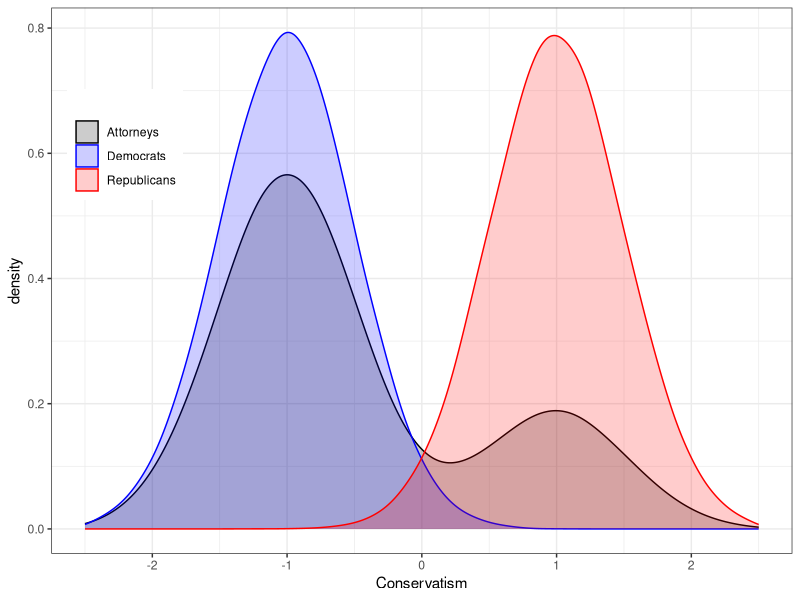
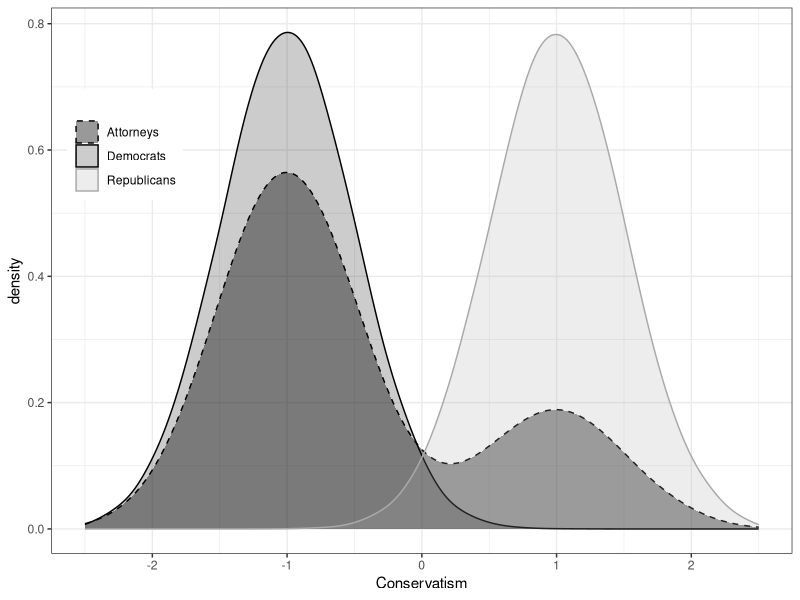
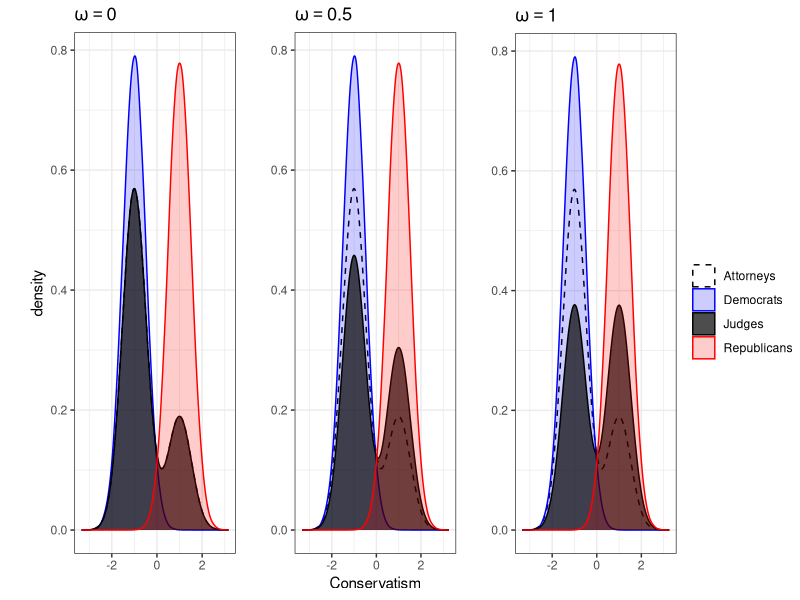
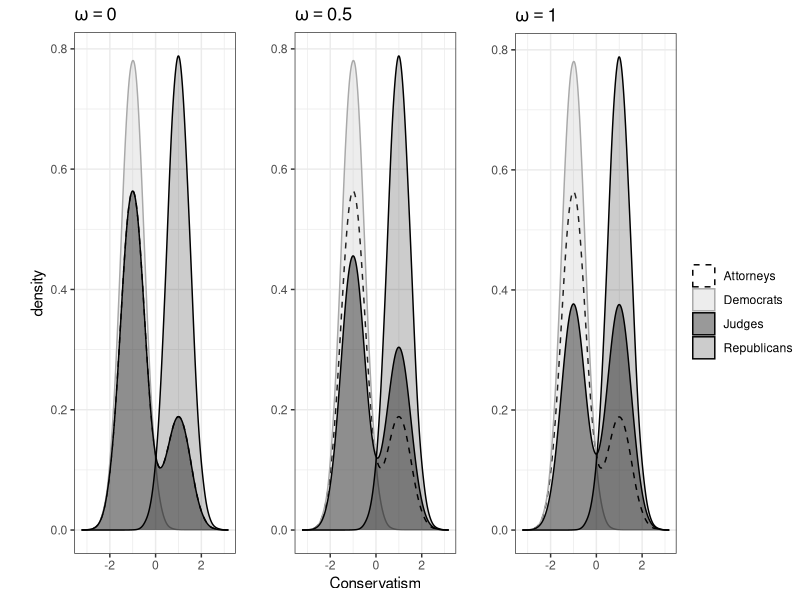

Source code (R) for these figures, in order:
library(ggplot2)
library(grid)
library(gridExtra)

###############################################################################
##FIGURE 1
###############################################################################
v.dem <- c(rnorm(100000,-1,.5))
v.rep <- c(rnorm(100000,1,.5))
v.atty <- c(rnorm(90000,-1,.5),rnorm(30000,1,.5))

gg <- data.frame(rbind(cbind(v.dem,'Democrats'),
                       cbind(v.rep,'Republicans'),
                       cbind(v.atty,'Attorneys')))
colnames(gg) <- c('x1','type')
gg$type <- factor(gg$type)
gg$x1 <- as.numeric(as.character(gg$x1))
p <- ggplot(data=gg) + geom_density(aes(x = x1, color=type,fill=type),adjust =2, alpha=.2) + xlim(-2.5,2.5)
p <- p + theme_bw()
p <- p + scale_color_manual('',values=c('Democrats' = 'blue',
                                   'Republicans' = 'red',
                                   'Attorneys' = 'black'))
p <- p + scale_fill_manual('',values=c('Democrats' = 'blue',
                                   'Republicans' = 'red',
                                   'Attorneys' = 'black'))
p <- p + xlab('Conservatism')
p <- p + theme(legend.position=c(.1,.75))

pdf(file='figures/figure_1_stylized_distribution.pdf',height=4, width =9)
print(p)
dev.off()



###############################################################################
##FIGURE 1 V2
###############################################################################
v.dem <- c(rnorm(100000,-1,.5))
v.rep <- c(rnorm(100000,1,.5))
v.atty <- c(rnorm(90000,-1,.5),rnorm(30000,1,.5))

gg <- data.frame(rbind(cbind(v.dem,'Democrats'),
                       cbind(v.rep,'Republicans'),
                       cbind(v.atty,'Attorneys')))
colnames(gg) <- c('x1','type')
gg$type <- factor(gg$type)
gg$x1 <- as.numeric(as.character(gg$x1))
p <- ggplot(data=gg) + geom_density(aes(x = x1, color=type,fill=type,linetype=type,alpha=type),adjust =2 ) + xlim(-2.5,2.5)
p <- p + theme_bw()

p <- p + scale_color_manual('',values=c('Republicans' = 'darkgrey','Democrats' = 'black','Attorneys'='black'))
p <- p + scale_fill_manual('',values=c('Republicans' = 'darkgrey','Democrats' = 'black','Attorneys'='black'))
p <- p + scale_linetype_manual('',values=c('Republicans' = 1,'Attorneys' = 2,'Democrats'=1))
p <- p + scale_alpha_manual('',values=c('Democrats' = .2,'Republicans' = .2,'Attorneys'=.4))
p <- p + xlab('Conservatism')
p <- p + theme(legend.position=c(.1,.75))


pdf(file='figures/figure_1_stylized_distribution_bw.pdf',height=4, width =9)
print(p)
dev.off()



###############################################################################
##FIGURE 2 v2
###############################################################################
v.dem <- c(rnorm(100000,-1,.5))
v.rep <- c(rnorm(100000,1,.5))
v.pol <- c(rnorm(100000,-1,.5),rnorm(100000,1,.5))
v.atty <- c(rnorm(100000,-1,.5),rnorm(round(100000/3),1,.5))
d.pol <- density(c(rnorm(100000,-1,.5),rnorm(100000,1,.5)),from=-2.5,to=2.5,n=512)
d.atty <- density(c(rnorm(100000,-1,.5),rnorm(round(100000/3),1,.5)),from=-2.5,to=2.5,n=512)



gg <- data.frame(rbind(cbind(v.dem,'Democrats'),
                       cbind(v.rep,'Republicans'),
                       cbind(v.atty,'Attorneys'),
                       cbind(v.atty,'Judges'))
                 )
colnames(gg) <- c('x1','type')
gg$type <- factor(gg$type)
gg$x1 <- as.numeric(as.character(gg$x1))
p <- ggplot(data=gg) + geom_density(aes(x = x1, color=type,fill=type,alpha=type,linetype=type),adjust=2)
p <- p + theme_bw()

p <- p + scale_color_manual('',values=c('Democrats' = 'blue',
                                   'Republicans' = 'red',
                                   'Attorneys' = 'black',
                                   'Judges'='black'
                                   ))
p <- p + scale_fill_manual('',values=c('Democrats' = 'blue',
                                  'Republicans' = 'red',
                                  'Attorneys' = 'darkgrey',
                                  'Judges'='black'
                                  ))



p <- p + scale_linetype_manual('',values=c('Democrats' = 1, 'Republicans'=1,'Attorneys' = 2,'Judges'=1))
p <- p + scale_alpha_manual('',values=c('Democrats' = 0.2,'Republicans' = 0.2,'Attorneys' = 0,'Judges'=.7))
p <- p + theme(legend.position='none')
p <- p + ggtitle(bquote(omega == .(0)))
p <- p + xlab(' ')
p1 <- p


gg <- data.frame(rbind(cbind(v.dem,'Democrats'),
                       cbind(v.rep,'Republicans'),
                       cbind(v.atty,'Attorneys'),
                       cbind(c(v.atty,v.pol),'Judges'))
                 )
colnames(gg) <- c('x1','type')
gg$type <- factor(gg$type)
gg$x1 <- as.numeric(as.character(gg$x1))
p <- ggplot(data=gg) + geom_density(aes(x = x1, color=type,fill=type,alpha=type,linetype=type),adjust=2)
p <- p + theme_bw()

p <- p + scale_color_manual('',values=c('Democrats' = 'blue',
                                   'Republicans' = 'red',
                                   'Attorneys' = 'black',
                                   'Judges'='black'
                                   ))
p <- p + scale_fill_manual('',values=c('Democrats' = 'blue',
                                  'Republicans' = 'red',
                                  'Attorneys' = 'darkgrey',
                                  'Judges'='black'
                                  ))


p <- p + scale_linetype_manual('',values=c('Democrats' = 1, 'Republicans'=1,'Attorneys' = 2,'Judges'=1))
p <- p + scale_alpha_manual('',values=c('Democrats' = 0.2,'Republicans' = 0.2,'Attorneys' = 0,'Judges'=.7))
p <- p + theme(legend.position='none')
p <- p + ggtitle(bquote(omega == .(0)))
p <- p + theme(legend.position='none')
p <- p + ggtitle(bquote(omega == .(.5)))
p <- p + xlab('Conservatism')+ ylab('')


p2 <- p
gg <- data.frame(rbind(cbind(v.dem,'Democrats'),
                       cbind(v.rep,'Republicans'),
                       cbind(v.atty,'Attorneys'),
                       cbind(c(v.pol),'Judges'))
                 )
colnames(gg) <- c('x1','type')
gg$type <- factor(gg$type)
gg$x1 <- as.numeric(as.character(gg$x1))
p <- ggplot(data=gg) + geom_density(aes(x = x1, color=type,fill=type,alpha=type,linetype=type),adjust =2)
p <- p + theme_bw()

p <- p + scale_color_manual('',values=c('Democrats' = 'blue',
                                   'Republicans' = 'red',
                                   'Attorneys' = 'black',
                                   'Judges'='black'
                                   ))
p <- p + scale_fill_manual('',values=c('Democrats' = 'blue',
                                  'Republicans' = 'red',
                                  'Attorneys' = 'darkgrey',
                                  'Judges'='black'
                                  ))

p <- p + scale_linetype_manual('',values=c('Democrats' = 1, 'Republicans'=1,'Attorneys' = 2,'Judges'=1))
p <- p + scale_alpha_manual('',values=c('Democrats' = .2,'Republicans' = .2,'Attorneys' = 0,'Judges'=.7))
p <- p + ggtitle(bquote(omega == .(1)))
p <- p + xlab(' ') + ylab('')

p3 <- p


g_legend<-function(p){
    tmp <- ggplotGrob(p)
    leg <- which(sapply(tmp$grobs, function(x) x$name) == "guide-box")
    legend <- tmp$grobs[[leg]]
    return(legend)
}

legend <- g_legend(p3)
lwidth <- sum(legend$width)

pdf(file='figures/figure_2_varying_omega_values.pdf',height=3, width =12)
p4 <- grid.arrange(arrangeGrob(p1 + theme(legend.position="none"),
                               p2 + theme(legend.position="none"),
                               p3 + theme(legend.position="none"),
                               left = "",nrow=1), legend, 
                   widths=unit.c(unit(1, "npc") - lwidth, lwidth), nrow=1)
dev.off()



###############################################################################
##FIGURE 2- V2
###############################################################################
v.dem <- c(rnorm(100000,-1,.5))
v.rep <- c(rnorm(100000,1,.5))
v.pol <- c(rnorm(100000,-1,.5),rnorm(100000,1,.5))
v.atty <- c(rnorm(100000,-1,.5),rnorm(round(100000/3),1,.5))
d.pol <- density(c(rnorm(100000,-1,.5),rnorm(100000,1,.5)),from=-2.5,to=2.5,n=512)
d.atty <- density(c(rnorm(100000,-1,.5),rnorm(round(100000/3),1,.5)),from=-2.5,to=2.5,n=512)



gg <- data.frame(rbind(cbind(v.dem,'Democrats'),
                       cbind(v.rep,'Republicans'),
                       cbind(v.atty,'Attorneys'),
                       cbind(v.atty,'Judges'))
                 )
colnames(gg) <- c('x1','type')
gg$type <- factor(gg$type)
gg$x1 <- as.numeric(as.character(gg$x1))
p <- ggplot(data=gg) + geom_density(aes(x = x1, color=type,fill=type,alpha=type,linetype=type),adjust=2)
p <- p + theme_bw()

p <- p + scale_color_manual('',values=c('Democrats' = 'darkgrey',
                                   'Republicans' = 'black',
                                   'Attorneys' = 'black',
                                   'Judges'='black'
                                   ))
p <- p + scale_fill_manual('',values=c('Democrats' = 'darkgrey',
                                  'Republicans' = 'black',
                                  'Attorneys' = 'black',
                                  'Judges'='black'
                                  ))
p <- p + scale_linetype_manual('',values=c('Republicans' = 1,'Attorneys' = 2,'Democrats'=1,'Judges'=1))
p <- p + scale_alpha_manual('',values=c('Democrats' = .2,'Republicans' = .2,'Attorneys'=0,'Judges'=.4))
p <- p + theme(legend.position='none')
p <- p + ggtitle(bquote(omega == .(0)))
p <- p + xlab(' ')
p1 <- p


gg <- data.frame(rbind(cbind(v.dem,'Democrats'),
                       cbind(v.rep,'Republicans'),
                       cbind(v.atty,'Attorneys'),
                       cbind(c(v.atty,v.pol),'Judges'))
                 )
colnames(gg) <- c('x1','type')
gg$type <- factor(gg$type)
gg$x1 <- as.numeric(as.character(gg$x1))
p <- ggplot(data=gg) + geom_density(aes(x = x1, color=type,fill=type,alpha=type,linetype=type),adjust=2)
p <- p + theme_bw()


p <- p + scale_color_manual('',values=c('Democrats' = 'darkgrey',
                                   'Republicans' = 'black',
                                   'Attorneys' = 'black',
                                   'Judges'='black'
                                   ))
p <- p + scale_fill_manual('',values=c('Democrats' = 'darkgrey',
                                  'Republicans' = 'black',
                                  'Attorneys' = 'black',
                                  'Judges'='black'
                                  ))
p <- p + scale_linetype_manual('',values=c('Republicans' = 1,'Attorneys' = 2,'Democrats'=1,'Judges'=1))
p <- p + scale_alpha_manual('',values=c('Democrats' = .2,'Republicans' = .2,'Attorneys'=0,'Judges'=.4))


p <- p + theme(legend.position='none')
p <- p + ggtitle(bquote(omega == .(.5)))
p <- p + xlab('Conservatism')+ ylab('')
p2 <- p

gg <- data.frame(rbind(cbind(v.dem,'Democrats'),
                       cbind(v.rep,'Republicans'),
                       cbind(v.atty,'Attorneys'),
                       cbind(c(v.pol),'Judges'))
                 )
colnames(gg) <- c('x1','type')
gg$type <- factor(gg$type)
gg$x1 <- as.numeric(as.character(gg$x1))
p <- ggplot(data=gg) + geom_density(aes(x = x1, color=type,fill=type,alpha=type,linetype=type),adjust =2)
p <- p + theme_bw()

p <- p + scale_color_manual('',values=c('Democrats' = 'darkgrey',
                                   'Republicans' = 'black',
                                   'Attorneys' = 'black',
                                   'Judges'='black'
                                   ))
p <- p + scale_fill_manual('',values=c('Democrats' = 'darkgrey',
                                  'Republicans' = 'black',
                                  'Attorneys' = 'black',
                                  'Judges'='black'
                                  ))
p <- p + scale_linetype_manual('',values=c('Republicans' = 1,'Attorneys' = 2,'Democrats'=1,'Judges'=1))
p <- p + scale_alpha_manual('',values=c('Democrats' = .2,'Republicans' = .2,'Attorneys'=0,'Judges'=.4))
p <- p + ggtitle(bquote(omega == .(1)))
p <- p + xlab('') + ylab('')
p3 <- p


g_legend<-function(p){
    tmp <- ggplotGrob(p)
    leg <- which(sapply(tmp$grobs, function(x) x$name) == "guide-box")
    legend <- tmp$grobs[[leg]]
    return(legend)
}

legend <- g_legend(p3)
lwidth <- sum(legend$width)


pdf(file='figures/figure_2_varying_omega_values_bw.pdf',height=3, width =12)
p4 <- grid.arrange(arrangeGrob(p1 + theme(legend.position="none"),
                               p2 + theme(legend.position="none"),
                               p3 + theme(legend.position="none"),
                               left = "",nrow=1), legend, 
                   widths=unit.c(unit(1, "npc") - lwidth, lwidth), nrow=1)
dev.off()
